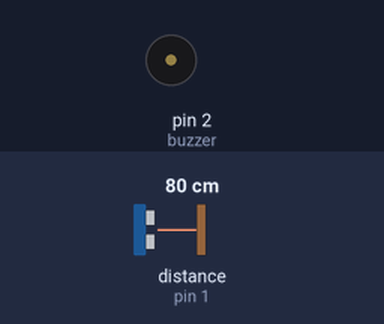
A sketch run on a simulated Arduino Uno, built with avr-gcc and run on an emulated ATmega328P. Shown: buzzer (waves = sounding, pin HIGH). Wiring (inferred from the names in the program): ultrasonic range finder: trigger pin 1; echo pin 1. Inputs (shaded band) come from the test bench; at power-on: distance to the obstacle (sensor on pin 1) 80 cm. The echo pulse lasts 58.3 µs per cm.

Above: at 1.2 s.
1.3 s: distance to the obstacle (sensor on pin 1) set to 12 cm
2.8 s: distance to the obstacle (sensor on pin 1) set to 9 cm
At 3.3 s:
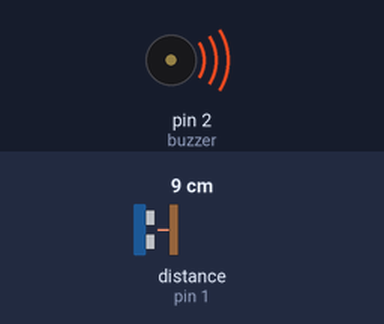
4.3 s: distance to the obstacle (sensor on pin 1) set to 18 cm
At 5.0 s:
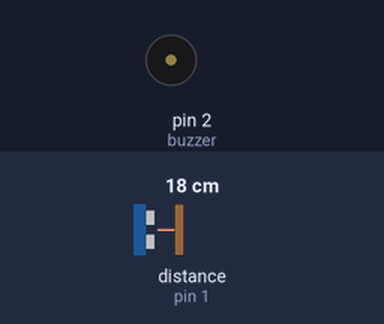
5.8 s: distance to the obstacle (sensor on pin 1) set to 2 cm
At 7.2 s:
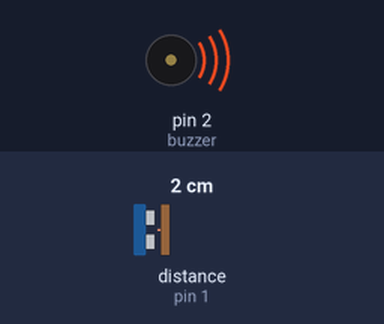
Timing chart, 0 to 8.3 s (numbered marks = the images above; inputs shaded):
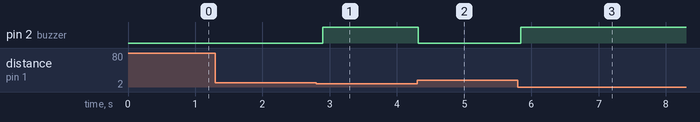

Measured:
- the behaviour switches between 11 and 10 cm on distance to the obstacle (sensor on pin 1) (found by bisection; images 0 and 1)
- after the input at 1.3 s, every drawn part: stays the same
- after the input at 2.8 s, pin 2 (buzzer): LOW → HIGH after 0.10 s
- after the input at 4.3 s, pin 2 (buzzer): HIGH → LOW at once
- after the input at 5.8 s, pin 2 (buzzer): LOW → HIGH at once

The sketch:

UltraSonic_test.ino
```cpp
const int sensorPin = 1;
const int buzzer = 2;

void setup() {
  pinMode(buzzer, OUTPUT);
}

void loop() {
  long duration;

  pinMode(sensorPin, OUTPUT);
  digitalWrite(sensorPin, LOW);
  delayMicroseconds(2);

  digitalWrite(sensorPin, HIGH);
  delayMicroseconds(10);

  digitalWrite(sensorPin, LOW);

  pinMode(sensorPin, INPUT);
  duration = pulseIn(sensorPin, HIGH);

  float distance = duration * 0.034 / 2;

  if (distance < 10) {
    digitalWrite(buzzer, HIGH);
  }
  else {
    digitalWrite(buzzer, LOW);
  }

  delay(100);
}
```
